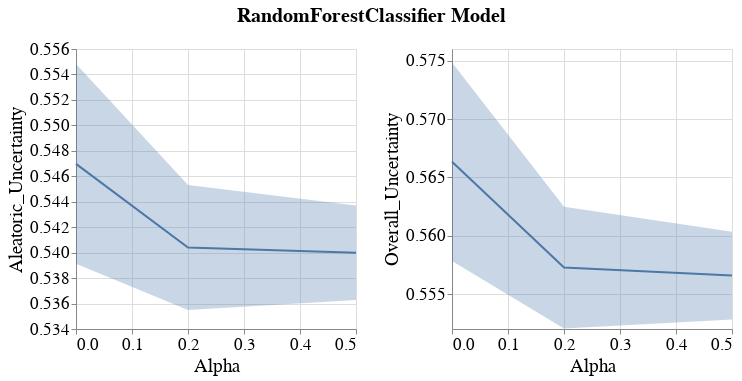

The notebook cell saved with this chart:
### Code cell
visualizer.create_subgroup_metrics_line_band_plot(model_name=MODEL_NAMES[0],
                                                  subgroup_metrics=['Aleatoric_Uncertainty', 'Overall_Uncertainty'],
                                                  subgroup='SEX_dis_correct')

### Figure 1 — Vega-Lite specification as saved in the notebook (floating-point values rounded to 4 significant figures)
{"config": {"view": {"continuousWidth": 400, "continuousHeight": 300}, "axis": {"labelFontSize": 17, "labelFontWeight": "normal", "titleFontSize": 19, "titleFontWeight": "normal"}, "legend": {"labelFontSize": 17, "symbolStrokeWidth": 10, "titleFontSize": 19}, "title": {"fontSize": 17}}, "vconcat": [{"hconcat": [{"layer": [{"mark": {"type": "errorband", "extent": "ci"}, "encoding": {"x": {"field": "Intervention_Param", "title": "Alpha", "type": "quantitative"}, "y": {"field": "Metric_Value", "scale": {"zero": false}, "title": "Aleatoric_Uncertainty", "type": "quantitative"}}}, {"mark": "line", "encoding": {"x": {"field": "Intervention_Param", "title": "Alpha", "type": "quantitative"}, "y": {"aggregate": "mean", "field": "Metric_Value", "scale": {"zero": false}, "title": "Aleatoric_Uncertainty", "type": "quantitative"}}}], "height": 280, "width": 280}, {"layer": [{"mark": {"type": "errorband", "extent": "ci"}, "encoding": {"x": {"field": "Intervention_Param", "title": "Alpha", "type": "quantitative"}, "y": {"field": "Metric_Value", "scale": {"zero": false}, "title": "Overall_Uncertainty", "type": "quantitative"}}}, {"mark": "line", "encoding": {"x": {"field": "Intervention_Param", "title": "Alpha", "type": "quantitative"}, "y": {"aggregate": "mean", "field": "Metric_Value", "scale": {"zero": false}, "title": "Overall_Uncertainty", "type": "quantitative"}}}], "data": {"name": "data-a6f6d9bc864ed18f57e711ac3c041da1"}, "height": 280, "width": 280}]}], "data": {"name": "data-ebb6b21fb1c115e622ca4557e130c21c"}, "title": {"text": "RandomForestClassifier Model", "anchor": "middle", "dy": -10, "fontSize": 20}, "$schema": "https://vega.github.io/schema/vega-lite/v4.17.0.json", "datasets": {"data-ebb6b21fb1c115e622ca4557e130c21c": [{"Metric": "Aleatoric_Uncertainty", "Bootstrap_Model_Seed": 101, "Model_Name": "RandomForestClassifier", "Model_Params": "{'bootstrap': True, 'ccp_alpha': 0.0, 'class_weight': None, 'criterion': 'gini', 'max_depth': None, 'max_features': 'sqrt', 'max_leaf_nodes': None, 'max_samples': None, 'min_impurity_decrease': 0.0, 'min_samples_leaf': 1, 'min_samples_split': 2, 'min_weight_fraction_leaf': 0.0, 'n_estimators': 100, 'n_jobs': None, 'oob_score': False, 'random_state': 101, 'verbose': 0, 'warm_start': False}", "Run_Number": "Run_1", "Dataset_Name": "Folktables_GA_2018_Income", "Num_Estimators": 20, "Tag": "OK", "Record_Create_Date_Time": "2023-07-17T17:36:15.513000", "Session_Uuid": "da196782-b063-488c-9ad7-bc52ccf8e6ed", "Experiment_Iteration": "Exp_iter_1", "Dataset_Split_Seed": 100, "Model_Init_Seed": 100, "Fair_Intervention_Params_Lst": "[0.0, 0.2, 0.5]", "Intervention_Param": 0.0, "Subgroup": "SEX_dis_correct", "Metric_Value": 0.5391}, {"Metric": "Aleatoric_Uncertainty", "Bootstrap_Model_Seed": 101, "Model_Name": "RandomForestClassifier", "Model_Params": "{'bootstrap': True, 'ccp_alpha': 0.0, 'class_weight': None, 'criterion': 'gini', 'max_depth': None, 'max_features': 'sqrt', 'max_leaf_nodes': None, 'max_samples': None, 'min_impurity_decrease': 0.0, 'min_samples_leaf': 1, 'min_samples_split': 2, 'min_weight_fraction_leaf': 0.0, 'n_estimators': 200, 'n_jobs': None, 'oob_score': False, 'random_state': 101, 'verbose': 0, 'warm_start': False}", "Run_Number": "Run_1", "Dataset_Name": "Folktables_GA_2018_Income", "Num_Estimators": 20, "Tag": "OK", "Record_Create_Date_Time": "2023-07-17T17:41:05.348000", "Session_Uuid": "da196782-b063-488c-9ad7-bc52ccf8e6ed", "Experiment_Iteration": "Exp_iter_1", "Dataset_Split_Seed": 100, "Model_Init_Seed": 100, "Fair_Intervention_Params_Lst": "[0.0, 0.2, 0.5]", "Intervention_Param": 0.2, "Subgroup": "SEX_dis_correct", "Metric_Value": 0.5355}, {"Metric": "Aleatoric_Uncertainty", "Bootstrap_Model_Seed": 101, "Model_Name": "RandomForestClassifier", "Model_Params": "{'bootstrap': True, 'ccp_alpha': 0.0, 'class_weight': None, 'criterion': 'gini', 'max_depth': None, 'max_features': 'sqrt', 'max_leaf_nodes': None, 'max_samples': None, 'min_impurity_decrease': 0.0, 'min_samples_leaf': 1, 'min_samples_split': 2, 'min_weight_fraction_leaf': 0.0, 'n_estimators': 200, 'n_jobs': None, 'oob_score': False, 'random_state': 101, 'verbose': 0, 'warm_start': False}", "Run_Number": "Run_1", "Dataset_Name": "Folktables_GA_2018_Income", "Num_Estimators": 20, "Tag": "OK", "Record_Create_Date_Time": "2023-07-17T17:45:52.937000", "Session_Uuid": "da196782-b063-488c-9ad7-bc52ccf8e6ed", "Experiment_Iteration": "Exp_iter_1", "Dataset_Split_Seed": 100, "Model_Init_Seed": 100, "Fair_Intervention_Params_Lst": "[0.0, 0.2, 0.5]", "Intervention_Param": 0.5, "Subgroup": "SEX_dis_correct", "Metric_Value": 0.5363}, {"Metric": "Aleatoric_Uncertainty", "Bootstrap_Model_Seed": 201, "Model_Name": "RandomForestClassifier", "Model_Params": "{'bootstrap': True, 'ccp_alpha': 0.0, 'class_weight': None, 'criterion': 'gini', 'max_depth': None, 'max_features': 'sqrt', 'max_leaf_nodes': None, 'max_samples': None, 'min_impurity_decrease': 0.0, 'min_samples_leaf': 1, 'min_samples_split': 2, 'min_weight_fraction_leaf': 0.0, 'n_estimators': 100, 'n_jobs': None, 'oob_score': False, 'random_state': 201, 'verbose': 0, 'warm_start': False}", "Run_Number": "Run_1", "Dataset_Name": "Folktables_GA_2018_Income", "Num_Estimators": 20, "Tag": "OK", "Record_Create_Date_Time": "2023-07-17T17:49:07.225000", "Session_Uuid": "da196782-b063-488c-9ad7-bc52ccf8e6ed", "Experiment_Iteration": "Exp_iter_2", "Dataset_Split_Seed": 200, "Model_Init_Seed": 200, "Fair_Intervention_Params_Lst": "[0.0, 0.2, 0.5]", "Intervention_Param": 0.0, "Subgroup": "SEX_dis_correct", "Metric_Value": 0.5548}, {"Metric": "Aleatoric_Uncertainty", "Bootstrap_Model_Seed": 201, "Model_Name": "RandomForestClassifier", "Model_Params": "{'bootstrap': True, 'ccp_alpha': 0.0, 'class_weight': None, 'criterion': 'gini', 'max_depth': None, 'max_features': 'sqrt', 'max_leaf_nodes': None, 'max_samples': None, 'min_impurity_decrease': 0.0, 'min_samples_leaf': 1, 'min_samples_split': 2, 'min_weight_fraction_leaf': 0.0, 'n_estimators': 200, 'n_jobs': None, 'oob_score': False, 'random_state': 201, 'verbose': 0, 'warm_start': False}", "Run_Number": "Run_1", "Dataset_Name": "Folktables_GA_2018_Income", "Num_Estimators": 20, "Tag": "OK", "Record_Create_Date_Time": "2023-07-17T17:53:16.901000", "Session_Uuid": "da196782-b063-488c-9ad7-bc52ccf8e6ed", "Experiment_Iteration": "Exp_iter_2", "Dataset_Split_Seed": 200, "Model_Init_Seed": 200, "Fair_Intervention_Params_Lst": "[0.0, 0.2, 0.5]", "Intervention_Param": 0.2, "Subgroup": "SEX_dis_correct", "Metric_Value": 0.5453}, {"Metric": "Aleatoric_Uncertainty", "Bootstrap_Model_Seed": 201, "Model_Name": "RandomForestClassifier", "Model_Params": "{'bootstrap': True, 'ccp_alpha': 0.0, 'class_weight': None, 'criterion': 'gini', 'max_depth': None, 'max_features': 'sqrt', 'max_leaf_nodes': None, 'max_samples': None, 'min_impurity_decrease': 0.0, 'min_samples_leaf': 1, 'min_samples_split': 2, 'min_weight_fraction_leaf': 0.0, 'n_estimators': 200, 'n_jobs': None, 'oob_score': False, 'random_state': 201, 'verbose': 0, 'warm_start': False}", "Run_Number": "Run_1", "Dataset_Name": "Folktables_GA_2018_Income", "Num_Estimators": 20, "Tag": "OK", "Record_Create_Date_Time": "2023-07-17T17:57:20.827000", "Session_Uuid": "da196782-b063-488c-9ad7-bc52ccf8e6ed", "Experiment_Iteration": "Exp_iter_2", "Dataset_Split_Seed": 200, "Model_Init_Seed": 200, "Fair_Intervention_Params_Lst": "[0.0, 0.2, 0.5]", "Intervention_Param": 0.5, "Subgroup": "SEX_dis_correct", "Metric_Value": 0.5437}], "data-a6f6d9bc864ed18f57e711ac3c041da1": [{"Metric": "Overall_Uncertainty", "Bootstrap_Model_Seed": 101, "Model_Name": "RandomForestClassifier", "Model_Params": "{'bootstrap': True, 'ccp_alpha': 0.0, 'class_weight': None, 'criterion': 'gini', 'max_depth': None, 'max_features': 'sqrt', 'max_leaf_nodes': None, 'max_samples': None, 'min_impurity_decrease': 0.0, 'min_samples_leaf': 1, 'min_samples_split': 2, 'min_weight_fraction_leaf': 0.0, 'n_estimators': 100, 'n_jobs': None, 'oob_score': False, 'random_state': 101, 'verbose': 0, 'warm_start': False}", "Run_Number": "Run_1", "Dataset_Name": "Folktables_GA_2018_Income", "Num_Estimators": 20, "Tag": "OK", "Record_Create_Date_Time": "2023-07-17T17:36:15.513000", "Session_Uuid": "da196782-b063-488c-9ad7-bc52ccf8e6ed", "Experiment_Iteration": "Exp_iter_1", "Dataset_Split_Seed": 100, "Model_Init_Seed": 100, "Fair_Intervention_Params_Lst": "[0.0, 0.2, 0.5]", "Intervention_Param": 0.0, "Subgroup": "SEX_dis_correct", "Metric_Value": 0.5578}, {"Metric": "Overall_Uncertainty", "Bootstrap_Model_Seed": 101, "Model_Name": "RandomForestClassifier", "Model_Params": "{'bootstrap': True, 'ccp_alpha': 0.0, 'class_weight': None, 'criterion': 'gini', 'max_depth': None, 'max_features': 'sqrt', 'max_leaf_nodes': None, 'max_samples': None, 'min_impurity_decrease': 0.0, 'min_samples_leaf': 1, 'min_samples_split': 2, 'min_weight_fraction_leaf': 0.0, 'n_estimators': 200, 'n_jobs': None, 'oob_score': False, 'random_state': 101, 'verbose': 0, 'warm_start': False}", "Run_Number": "Run_1", "Dataset_Name": "Folktables_GA_2018_Income", "Num_Estimators": 20, "Tag": "OK", "Record_Create_Date_Time": "2023-07-17T17:41:05.348000", "Session_Uuid": "da196782-b063-488c-9ad7-bc52ccf8e6ed", "Experiment_Iteration": "Exp_iter_1", "Dataset_Split_Seed": 100, "Model_Init_Seed": 100, "Fair_Intervention_Params_Lst": "[0.0, 0.2, 0.5]", "Intervention_Param": 0.2, "Subgroup": "SEX_dis_correct", "Metric_Value": 0.552}, {"Metric": "Overall_Uncertainty", "Bootstrap_Model_Seed": 101, "Model_Name": "RandomForestClassifier", "Model_Params": "{'bootstrap': True, 'ccp_alpha': 0.0, 'class_weight': None, 'criterion': 'gini', 'max_depth': None, 'max_features': 'sqrt', 'max_leaf_nodes': None, 'max_samples': None, 'min_impurity_decrease': 0.0, 'min_samples_leaf': 1, 'min_samples_split': 2, 'min_weight_fraction_leaf': 0.0, 'n_estimators': 200, 'n_jobs': None, 'oob_score': False, 'random_state': 101, 'verbose': 0, 'warm_start': False}", "Run_Number": "Run_1", "Dataset_Name": "Folktables_GA_2018_Income", "Num_Estimators": 20, "Tag": "OK", "Record_Create_Date_Time": "2023-07-17T17:45:52.937000", "Session_Uuid": "da196782-b063-488c-9ad7-bc52ccf8e6ed", "Experiment_Iteration": "Exp_iter_1", "Dataset_Split_Seed": 100, "Model_Init_Seed": 100, "Fair_Intervention_Params_Lst": "[0.0, 0.2, 0.5]", "Intervention_Param": 0.5, "Subgroup": "SEX_dis_correct", "Metric_Value": 0.5528}, {"Metric": "Overall_Uncertainty", "Bootstrap_Model_Seed": 201, "Model_Name": "RandomForestClassifier", "Model_Params": "{'bootstrap': True, 'ccp_alpha': 0.0, 'class_weight': None, 'criterion': 'gini', 'max_depth': None, 'max_features': 'sqrt', 'max_leaf_nodes': None, 'max_samples': None, 'min_impurity_decrease': 0.0, 'min_samples_leaf': 1, 'min_samples_split': 2, 'min_weight_fraction_leaf': 0.0, 'n_estimators': 100, 'n_jobs': None, 'oob_score': False, 'random_state': 201, 'verbose': 0, 'warm_start': False}", "Run_Number": "Run_1", "Dataset_Name": "Folktables_GA_2018_Income", "Num_Estimators": 20, "Tag": "OK", "Record_Create_Date_Time": "2023-07-17T17:49:07.225000", "Session_Uuid": "da196782-b063-488c-9ad7-bc52ccf8e6ed", "Experiment_Iteration": "Exp_iter_2", "Dataset_Split_Seed": 200, "Model_Init_Seed": 200, "Fair_Intervention_Params_Lst": "[0.0, 0.2, 0.5]", "Intervention_Param": 0.0, "Subgroup": "SEX_dis_correct", "Metric_Value": 0.5748}, {"Metric": "Overall_Uncertainty", "Bootstrap_Model_Seed": 201, "Model_Name": "RandomForestClassifier", "Model_Params": "{'bootstrap': True, 'ccp_alpha': 0.0, 'class_weight': None, 'criterion': 'gini', 'max_depth': None, 'max_features': 'sqrt', 'max_leaf_nodes': None, 'max_samples': None, 'min_impurity_decrease': 0.0, 'min_samples_leaf': 1, 'min_samples_split': 2, 'min_weight_fraction_leaf': 0.0, 'n_estimators': 200, 'n_jobs': None, 'oob_score': False, 'random_state': 201, 'verbose': 0, 'warm_start': False}", "Run_Number": "Run_1", "Dataset_Name": "Folktables_GA_2018_Income", "Num_Estimators": 20, "Tag": "OK", "Record_Create_Date_Time": "2023-07-17T17:53:16.901000", "Session_Uuid": "da196782-b063-488c-9ad7-bc52ccf8e6ed", "Experiment_Iteration": "Exp_iter_2", "Dataset_Split_Seed": 200, "Model_Init_Seed": 200, "Fair_Intervention_Params_Lst": "[0.0, 0.2, 0.5]", "Intervention_Param": 0.2, "Subgroup": "SEX_dis_correct", "Metric_Value": 0.5625}, {"Metric": "Overall_Uncertainty", "Bootstrap_Model_Seed": 201, "Model_Name": "RandomForestClassifier", "Model_Params": "{'bootstrap': True, 'ccp_alpha': 0.0, 'class_weight': None, 'criterion': 'gini', 'max_depth': None, 'max_features': 'sqrt', 'max_leaf_nodes': None, 'max_samples': None, 'min_impurity_decrease': 0.0, 'min_samples_leaf': 1, 'min_samples_split': 2, 'min_weight_fraction_leaf': 0.0, 'n_estimators': 200, 'n_jobs': None, 'oob_score': False, 'random_state': 201, 'verbose': 0, 'warm_start': False}", "Run_Number": "Run_1", "Dataset_Name": "Folktables_GA_2018_Income", "Num_Estimators": 20, "Tag": "OK", "Record_Create_Date_Time": "2023-07-17T17:57:20.827000", "Session_Uuid": "da196782-b063-488c-9ad7-bc52ccf8e6ed", "Experiment_Iteration": "Exp_iter_2", "Dataset_Split_Seed": 200, "Model_Init_Seed": 200, "Fair_Intervention_Params_Lst": "[0.0, 0.2, 0.5]", "Intervention_Param": 0.5, "Subgroup": "SEX_dis_correct", "Metric_Value": 0.5603}]}}
